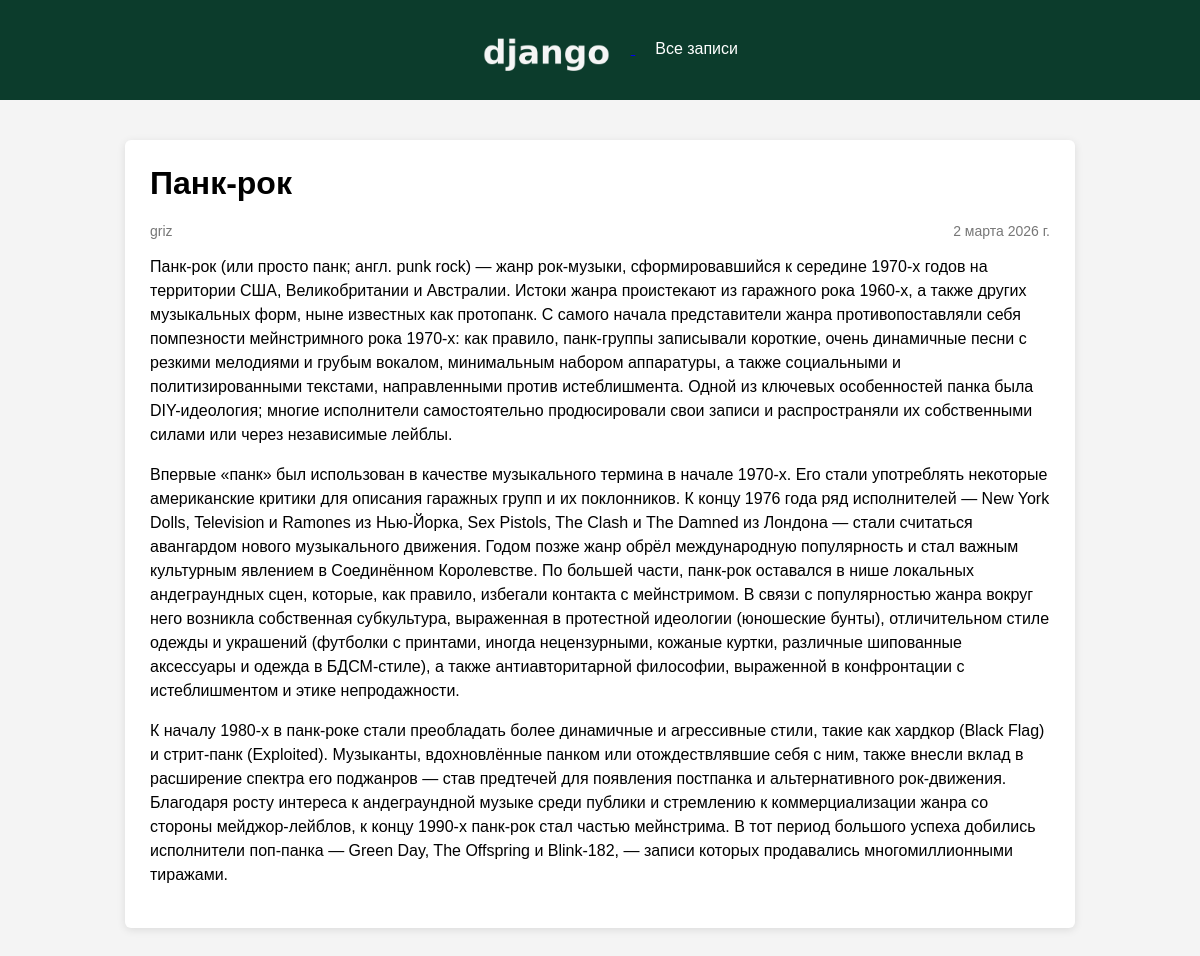
Screenshot of /article/2/ with the database file from the repository.
### articles/models.py (models this page shows, shortened)
class Article(models.Model):
    title = models.CharField(max_length=200, unique=True)
    author = models.ForeignKey(User, on_delete=models.CASCADE)
    text = models.TextField()
    created_date = models.DateField(auto_now_add=True)

### articles/views.py (the view)
# urls.py: path("article/<int:article_id>/", get_article, name="get_article"),
def get_article(request, article_id: int):
    post = get_object_or_404(Article, id=article_id)
    return render(request, "article.html", {"post": post})

### articles/templates/article.html (shortened to what this page needs)
{% load static %}
<!DOCTYPE html>
<html>
<head>
    <link rel="stylesheet" href="{% static 'css/article.css' %}">
</head>
<body>
<div class="header">
    <a href="{% url 'archive' %}">
        <img src="{% static 'img/dpb-logo.png' %}" alt="logo">
    </a>
    <a class="all-posts-link" href="{% url 'archive' %}">Все записи</a>
</div>
<div class="content">
    <h1 class="title">{{ post.title }}</h1>
    <div class="info">
        <div class="author">{{ post.author.username }}</div>
        <div class="date">{{ post.created_date }}</div>
    </div>
    <div class="text">{{ post.text|linebreaks }}</div>
</div>
</body>
</html>

### articles/static/css/article.css (style rules this page uses)
body { font-family: Tahoma, Arial, sans-serif; background: #f4f4f4; margin: 0; }
.header { background: #0c3c2c; padding: 20px; text-align: center; }
.header img { height: 60px; vertical-align: middle; }
.all-posts-link { color: #fff; margin-left: 20px; text-decoration: none; }
.content { width: 900px; margin: 40px auto; background: white; padding: 25px; border-radius: 6px; box-shadow: 0 2px 8px rgba(0,0,0,0.1); }
.title { margin-top: 0; }
.info { font-size: 14px; color: #777; margin-bottom: 15px; display:flex; justify-content: space-between; }
.text { font-size: 16px; line-height: 1.5; }

### rows the page displays
Article: title "Панк-рок", author.username "griz", created_date "2 марта 2026 г.", text "Панк-рок (или просто панк; англ. punk rock) — жанр рок-музыки, сформировавшийся к середине 1970-х годов на территории США, Великобритании и Австралии. Истоки жанра проистекают из гаражного рока 1960-х, а также других музыкальных форм, ныне известных как протопанк. С самого начала представители жанра противопоставляли себя помпезности мейнстримного рока 1970-х: как правило, панк-группы записывали короткие, очень динамичные песни с резкими мелодиями и грубым вокалом, минимальным набором аппаратуры, а также социальными и политизированными текстами, направленными против истеблишмента. Одной из ключевых особенностей панка была DIY-идеология; многие исполнители самостоятельно продюсировали свои…"
